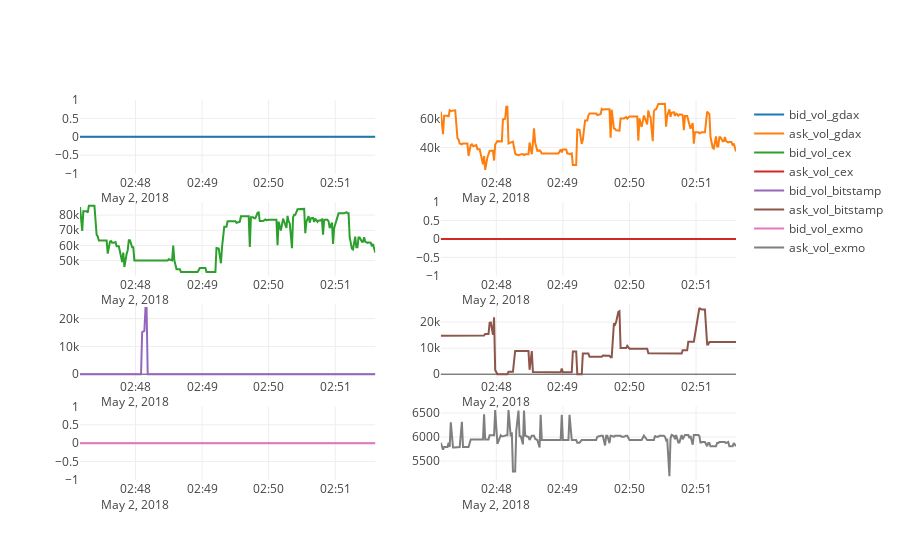

Write notebook code for a chart like this one.
### Code cell
start = time()


fig = tools.make_subplots(rows=4, cols=2, print_grid=False)
i = 1
for exch in exchanges:
    name = 'bid_vol_' + exch
    fig.append_trace(go.Scatter(x=df['timestamp'], y=df[name], name=name), i, 1)
    name = 'ask_vol_' + exch
    fig.append_trace(go.Scatter(x=df['timestamp'], y=df[name], name=name), i, 2)
    i += 1
ply.iplot(fig)


print('Execution time: {:.3f}'.format(time() - start))

### Figure 1 — Plotly figure (JSON) as saved in the notebook; plotly's stock layout.template omitted (floating-point values rounded to 4 significant figures; data arrays with more than 128 entries replaced by an {"elided": "..."} marker saying what was removed)
{"data": [{"name": "bid_vol_gdax", "type": "scatter", "x": {"elided": "200 str values"}, "xaxis": "x1", "y": {"elided": "200 int values"}, "yaxis": "y1"}, {"name": "ask_vol_gdax", "type": "scatter", "x": {"elided": "200 str values"}, "xaxis": "x2", "y": {"elided": "200 float values"}, "yaxis": "y2"}, {"name": "bid_vol_cex", "type": "scatter", "x": {"elided": "200 str values"}, "xaxis": "x3", "y": {"elided": "200 float values"}, "yaxis": "y3"}, {"name": "ask_vol_cex", "type": "scatter", "x": {"elided": "200 str values"}, "xaxis": "x4", "y": {"elided": "200 int values"}, "yaxis": "y4"}, {"name": "bid_vol_bitstamp", "type": "scatter", "x": {"elided": "200 str values"}, "xaxis": "x5", "y": {"elided": "200 float values"}, "yaxis": "y5"}, {"name": "ask_vol_bitstamp", "type": "scatter", "x": {"elided": "200 str values"}, "xaxis": "x6", "y": {"elided": "200 float values"}, "yaxis": "y6"}, {"name": "bid_vol_exmo", "type": "scatter", "x": {"elided": "200 str values"}, "xaxis": "x7", "y": {"elided": "200 int values"}, "yaxis": "y7"}, {"name": "ask_vol_exmo", "type": "scatter", "x": {"elided": "200 str values"}, "xaxis": "x8", "y": {"elided": "200 float values"}, "yaxis": "y8"}], "layout": {"xaxis1": {"anchor": "y1", "domain": [0, 0.45]}, "xaxis2": {"anchor": "y2", "domain": [0.55, 1]}, "xaxis3": {"anchor": "y3", "domain": [0, 0.45]}, "xaxis4": {"anchor": "y4", "domain": [0.55, 1]}, "xaxis5": {"anchor": "y5", "domain": [0, 0.45]}, "xaxis6": {"anchor": "y6", "domain": [0.55, 1]}, "xaxis7": {"anchor": "y7", "domain": [0, 0.45]}, "xaxis8": {"anchor": "y8", "domain": [0.55, 1]}, "yaxis1": {"anchor": "x1", "domain": [0.8063, 1]}, "yaxis2": {"anchor": "x2", "domain": [0.8063, 1]}, "yaxis3": {"anchor": "x3", "domain": [0.5375, 0.7312]}, "yaxis4": {"anchor": "x4", "domain": [0.5375, 0.7312]}, "yaxis5": {"anchor": "x5", "domain": [0.2687, 0.4625]}, "yaxis6": {"anchor": "x6", "domain": [0.2687, 0.4625]}, "yaxis7": {"anchor": "x7", "domain": [0, 0.1938]}, "yaxis8": {"anchor": "x8", "domain": [0, 0.1938]}}}
